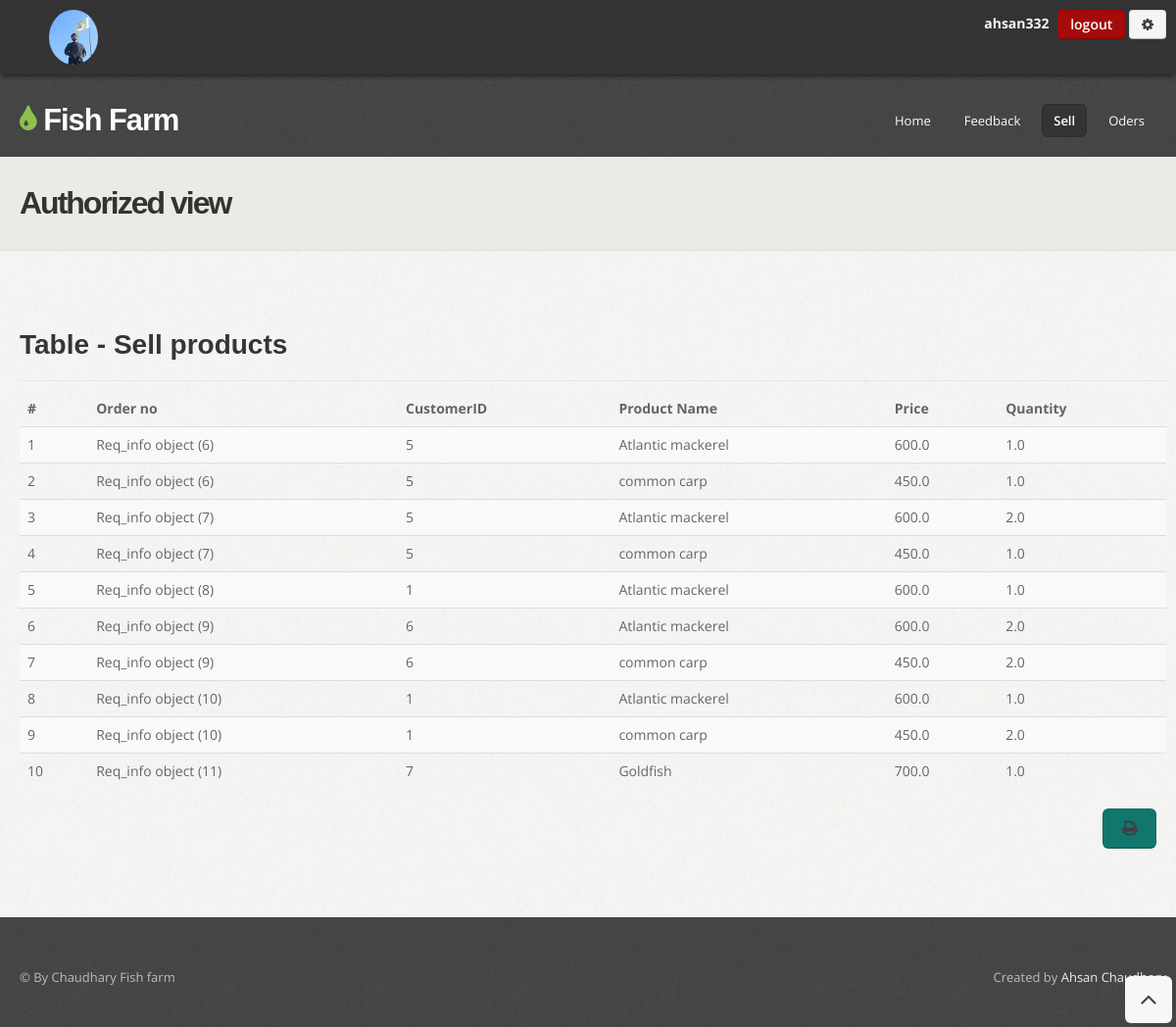
/sell/ (signed in), run on the app's committed database.
### fishfarm/models.py (models this page shows, shortened)
class Customers(models.Model):
    user = models.OneToOneField(User, null=True, blank=True, on_delete=models.CASCADE)
    phone = models.CharField(max_length=200, null=True)
    Address = models.CharField(max_length=200, null=True)
    profile_pic = models.ImageField(default="download (1).png", null=True, blank=True)
    date_created = models.DateTimeField(auto_now_add=True, null=True)

class OrdereProduct(models.Model):
    order = models.ForeignKey(Req_info, on_delete=models.CASCADE)
    CustomerID = models.IntegerField( null=True)
    Name_Costomer=models.CharField(max_length=255, null=True)
    name = models.CharField(max_length=255)
    price = models.FloatField()
    quantity= models.FloatField()

class Req_info(models.Model):
    status=models.CharField(max_length=255, default='Pending')
    CustomerID = models.IntegerField( null=True)
    Name_Costomer=models.CharField(max_length=255, null=True)
    Postal_Address=models.CharField(max_length=500, null=True)
    GrandTotal=models.FloatField(  null=True,default='0.00' )

### fishfarm/views.py (the view)
# urls.py: path('sell/', views.sell, name='sell'),
def sell(request):
    extend = Customers.objects.get(user=request.user.id)
    dataset = OrdereProduct.objects.all()
    return render(request,'sell.html',{'sell':dataset,'extend': extend,})

### fishfarm/templates/Sell.html (shortened to what this page needs)
<!DOCTYPE html>
<html lang="en">
<head>
  {% load static %}
  <link href="{%  static 'css/bootstrap.css'%}" rel="stylesheet" />
  <link href="{%  static 'css/bootstrap-responsive.css'%}" rel="stylesheet" />
  <link href="{%  static 'css/prettyPhoto.css'%}" rel="stylesheet" />
  <link href="{%  static 'css/style.css'%}" rel="stylesheet">
  <link href="{%  static 'css/print.css'%}" rel="stylesheet">
  <link id="t-colors" href="color/default.css" rel="stylesheet" />
</head>
<body>
  <div id="wrapper">
    <header>
      <div class="top">
        <div class="container">
          <div class="row">
            <div class="span6">
              <ul class="topmenu">
                {% if user.is_authenticated %}
                <li>
                  <div class="span1" style="float: left;">
                    <img src="{{extend.profile_pic.url}}" alt="Girl in a jacket" width="50px" height="50px"
                      style="border-radius: 50%;">
                  </div>
                </li>
                {% else %}
                  <li><a href="{% url 'ehome'%}">Mange site content</a> &#47;</li>
                {% endif %}
              </ul>
            </div>
            <div class="span6">
              <ul class="social-network">
                <li>
                  <b style="color: rgb(245, 250, 245); padding-right: 5px;"> {{request.user}}</b>
                </li>
                <li>
                  <a href="/logout" class="btn btn-danger">logout</a>
                </li>
                <li>
                  <a href="{% url 'Setting'%}" class="btn btn-red"><i class="icon-cog"></i> </a>
                </li>
              </ul>
            </div>
          </div>
        </div>
      </div>
      <div class="container">
        <div class="row nomargin">
          <div class="span4">
            <div class="logo">
              <h1><a href="{% url 'ehome'%}"><i class="icon-tint"></i> Fish Farm</a></h1>
            </div>
          </div>
          <div class="span8">
            <div class="navbar navbar-static-top">
              <div class="navigation">
                <nav>
                  <ul class="nav topnav">
                    <li ><a href="{% url 'ehome'%}">Home</a></li>
                    <li><a href="{% url 'feedback'%}">Feedback</a></li>
                    <li class="active">
                      <a href="{% url 'sell'%}">Sell </a>
                    </li>
                    <li>
                      <a href="{% url 'order'%}">Oders </a>
                    </li>
                  </ul>
                </nav>
              </div>
            </div>
          </div>
        </div>
      </div>
    </header>
    <section id="inner-headline">
      <div class="container">
        <div class="row">
          <div class="span4">
            <div class="inner-heading">
              <h2>Authorized view </h2>
            </div>
          </div>
          <div class="span8">
          </div>
        </div>
      </div>
    </section>
    <section id="content">
      <div class="container">
        <div class="row demobtn">
          <div class="span12">
            <div class="row">
              <div class="span12">
              </div>
            </div>
            <div class="row">
              <div class="span12 Print-container">
                <h4 class="heading"><strong>Table</strong> - Sell products</h4>
                <div class="solidline"></div>
                <table class="table table-striped">
                    <thead>
                      <tr>
                        <th>
                          #
                        </th>
                        <th>
                            Order no
                        </th>
                        <th>
                            CustomerID
                        </th>
                        <th>
                            Product Name
                        </th>
                        <th>
                            Price
                        </th>
                        <th>
                          Quantity
                        </th>
                      </tr>
                    </thead>
                    <tbody>
                        {% for data in sell%}
                      <tr>
                        <td>
                          {{forloop.counter}}
                        </td>
                        <td>
                            {{data.order}}
                        </td>
                        <td>
                            {{data.CustomerID}}
                        </td>
                        <td>
                            {{data.name}}
                        </td>
                        <td>
                            {{data.price}}
                        </td>
                        <td>
                            {{data.quantity}}
                        </td>
                      </tr>
                      {% endfor %}
                    </tbody>
                  </table>
                  <a href="" class="icon-print btn btn-large btn-success" style="float: right; " onclick="window.print();"></a>
              </div>
            </div>
          </div>
        </div>
      </div>
    </section>
    <footer>
      <div class="container Print-container">
        <div class="row">
          <div class="span6">
            <div class="copyright">
              <p><span>&copy; By Chaudhary Fish farm</span></p>
            </div>
          </div>
          <div class="span6">
            <div class="credits">
              Created by <a href="0332-4387332">Ahsan Chaudhary</a>
            </div>
          </div>
        </div>
      </div>
    </footer>
  </div>
  <a href="#" class="scrollup"><i class="icon-angle-up icon-rounded icon-bglight icon-2x"></i></a>
</body>
</html>

### fishfarm/static/css/style.css (style rules this page uses)
body { font-family:'Open Sans', Arial, sans-serif; font-size:14px; font-weight:400; line-height:1.6em; color:#656565; }
a { color:#4b5056; }
.bold { font-weight:900; }
.container { padding:0 20px 0 20px; position:relative; }
.row { margin-bottom:30px; }
.row .row { margin-bottom:30px; }
.row.nomargin { margin-bottom:0; }
header { background: url(../img/header-pattern-150.png) repeat; margin:0; padding:0 0 20px; position:relative; z-index:2000; }
header .top { padding:10px 0 10px; margin:0 0 30px; background: url(../img/top-pattern-150.png) repeat; -webkit-box-shadow: 0 4px 4px -2px #222; -moz-box-shadow: 0 4px 4px -2px #222; box-shadow: 0 4px 4px -2px #222; }
header .logo { float:left; }
header .logo h1 { color:#fdfdfd; letter-spacing:-1px; font-size:2.2em; font-weight:900; margin:0; }
header .logo h1 a { color:#fdfdfd; }
header .top .row { margin-bottom:0; }
ul.topmenu { list-style:none; margin:0; }
ul.topmenu li { display:inline; }
ul.social-network { float:right; list-style:none; margin:0; }
ul.social-network li { display:inline; }
header .navigation { float:right; }
header ul.nav li { border:none; margin:0; }
header ul.nav li a { border:none; font-weight:400; }
.navbar .nav > li > a { font-size:13px; color: #fdfdfd; text-shadow: none; }
.navbar .nav > .active > a,.navbar .nav > .active > a:hover { font-weight:600; }
#content { position:relative; background:#fff; border-top:1px solid #ddd; padding:50px 0 0 0; }
#content { background-image: url(../img/pattern/pat-1.png); background-repeat: repeat; }
#content h4 { font-weight:700; }
#inner-headline { background:#eceae6; position:relative; margin:0; padding:0; }
#inner-headline .inner-heading h2 { color:#333; margin:30px 0 0 0; font-size:32px; letter-spacing:-2px; }
h4.heading { font-weight:300; }
h4.heading strong { font-weight:700; }
.heading { margin-bottom: 20px; }
.heading { position: relative; }
footer { padding:50px 0 0 0; color:#bbb; background: url(../img/header-pattern-150.png) repeat; }
footer a { color:#eee; text-decoration:none; }
.copyright p { text-align:left; font-size:13px; }
.credits { text-align:right; font-size:13px; }
.demobtn a.btn { margin:0 10px 10px 0; }
.solidline { border-top:1px solid #e6e6e6; margin:0 0 10px; }
.scrollup { position:fixed; width:32px; height:32px; bottom:20px; right:20px; }
a.scrollup { outline:0; text-decoration:none; }
a i.icon-bglight, a i.icon-bgdark { display: inline-block; }
[class^="icon-"], [class*=" icon-"] { color:#404040; }

### fishfarm/static/color/default.css (style rules this page uses)
.logo h1 [class^="icon-"] { color:#8fc04e; }

### fishfarm/static/css/overwrite.css (style rules this page uses)
h1, h2, h3, h4, h5, h6 { font-family: 'Raleway', sans-serif; color:#353535; font-weight:700; line-height:1.1em; margin-top:0; }
h1 { font-size:60px; margin-bottom:24px; }
h2 { font-size:42px; margin-bottom:22px; }
h4 { font-size:28px; margin-bottom:20px; }
h1 strong,h2 strong,h3 strong,h4 strong,h5 strong,h6 strong { font-weight:900; }
ul, ol { padding: 0; margin: 0 0 10px 25px; }
li { line-height: 1.6em; }
.btn { font-size: 14px; font-weight:600; text-shadow: none; background-image:none; border-color: none; border-bottom-color: none; -webkit-box-shadow: none; -moz-box-shadow: none; box-shadow: none; }
.btn { outline:0; -webkit-border-radius: 4px; -moz-border-radius: 4px; border-radius: 4px; }
a.btn,.btn:focus { outline:0; }
.btn-large { font-size: 16px; font-weight:700; -webkit-border-radius: 6px; -moz-border-radius: 6px; border-radius: 6px; }
.btn-success { background: #11766D; }
.btn-danger { background: #a40b0b; }
.navbar .nav { border-right:none; border-left:none; }
.navbar .nav > li > a { float: none; font-size:13px; margin-left:10px; margin-right:0; text-decoration: none; text-shadow: none; border-right:none; border-left:none; color: #fff; border:2px solid transparent; padding:4px 10px 4px 10px; background-image: none; background: none; }
.navbar .nav > .active > a, .navbar .nav > .active > a:hover, .navbar .nav > .active > a:focus { color: #fff; border:2px solid #302f2f; padding:4px 10px 4px 10px; background-image: none; background: #343434; filter: none; text-decoration: none; -webkit-box-shadow: none; -moz-box-shadow: none; box-shadow: none; -webkit-border-radius: 6px; -moz-border-radius: 6px; border-radius: 6px; -moz-box-shadow: inset 0 0 1px #555; -webkit-box-shadow: inset 0 0 1px #555; box-shadow: inset 0 0 1px #555; }

### data on the page
Customers: profile_pic (picture)
OrdereProduct: order "Req_info object (6)", CustomerID "5", name "Atlantic mackerel", price "600.0", quantity "1.0"
OrdereProduct: order "Req_info object (6)", CustomerID "5", name "common carp", price "450.0", quantity "1.0"
OrdereProduct: order "Req_info object (7)", CustomerID "5", name "Atlantic mackerel", price "600.0", quantity "2.0"
OrdereProduct: order "Req_info object (7)", CustomerID "5", name "common carp", price "450.0", quantity "1.0"
OrdereProduct: order "Req_info object (8)", CustomerID "1", name "Atlantic mackerel", price "600.0", quantity "1.0"
OrdereProduct: order "Req_info object (9)", CustomerID "6", name "Atlantic mackerel", price "600.0", quantity "2.0"
OrdereProduct: order "Req_info object (9)", CustomerID "6", name "common carp", price "450.0", quantity "2.0"
OrdereProduct: order "Req_info object (10)", CustomerID "1", name "Atlantic mackerel", price "600.0", quantity "1.0"
OrdereProduct: order "Req_info object (10)", CustomerID "1", name "common carp", price "450.0", quantity "2.0"
OrdereProduct: order "Req_info object (11)", CustomerID "7", name "Goldfish", price "700.0", quantity "1.0"

### other printed values
{{ request.user }} "ahsan332"
